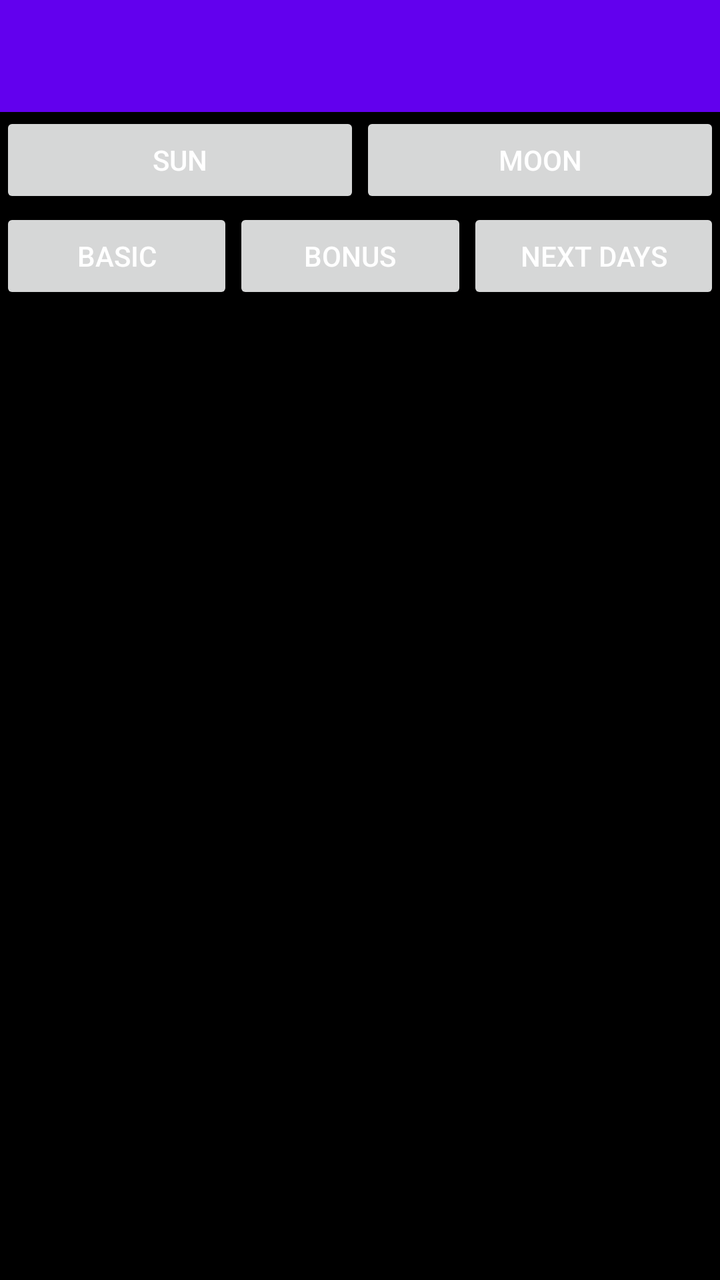
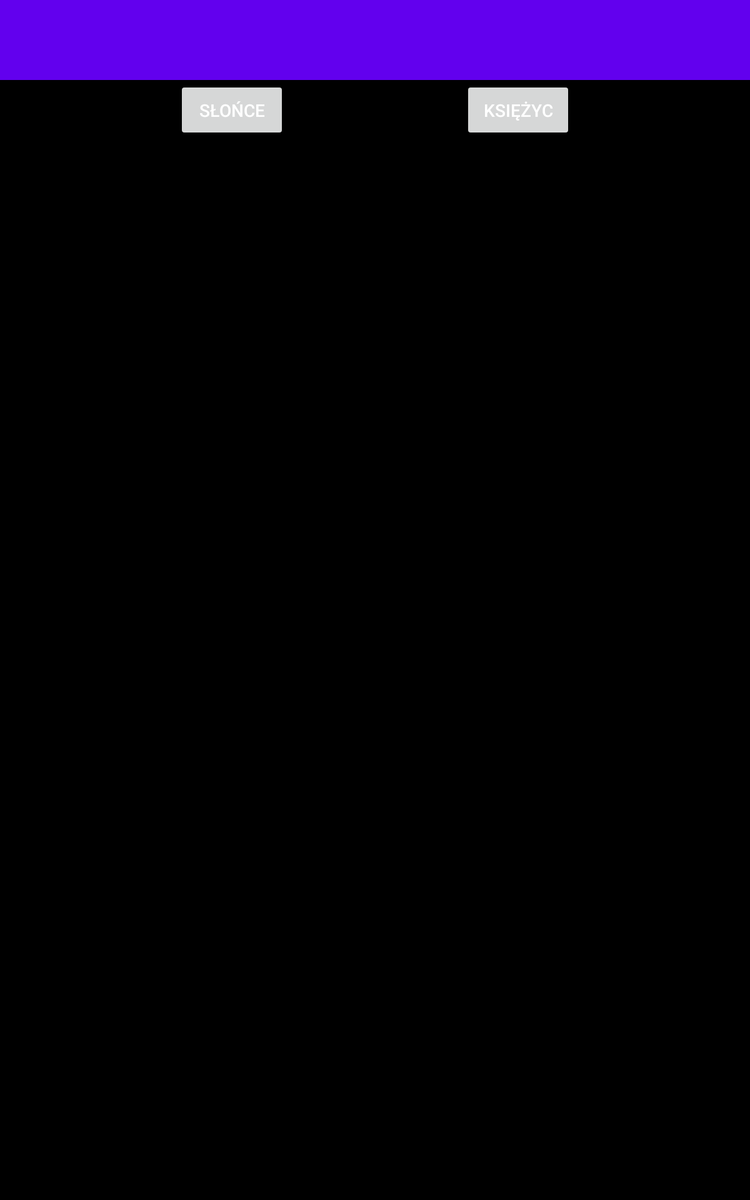

An Android layout and its configuration variant, each rendered on a device that would load it. The default file and the variant file are quoted in full after the pictures.
<!-- AndroidManifest.xml: activity theme Theme.Pogodynka_vol_420.NoActionBar -->
<!-- res/layout/activity_main.xml -->
<?xml version="1.0" encoding="utf-8"?>
<androidx.constraintlayout.widget.ConstraintLayout xmlns:android="http://schemas.android.com/apk/res/android"
    xmlns:app="http://schemas.android.com/apk/res-auto"
    xmlns:tools="http://schemas.android.com/tools"
    android:layout_width="match_parent"
    android:layout_height="match_parent"
    android:background="@android:color/black"
    tools:context=".MainActivity">

    <com.google.android.material.appbar.AppBarLayout
        android:id="@+id/appBarLayout7"
        android:layout_width="match_parent"
        android:layout_height="wrap_content"
        android:theme="@style/Theme.Pogodynka_vol_420.AppBarOverlay"
        app:layout_constraintLeft_toLeftOf="parent"
        app:layout_constraintRight_toRightOf="parent"
        app:layout_constraintTop_toTopOf="parent">

        <androidx.appcompat.widget.Toolbar
            android:id="@+id/toolbar"
            android:layout_width="match_parent"
            android:layout_height="?attr/actionBarSize"
            android:background="?attr/colorPrimary"
            app:popupTheme="@style/Theme.Pogodynka_vol_420.PopupOverlay" />

    </com.google.android.material.appbar.AppBarLayout>

    <LinearLayout
        android:id="@+id/Pierwszy"
        android:layout_width="match_parent"
        android:layout_height="0dp"
        android:layout_weight="2"
        android:orientation="horizontal"
        app:layout_constraintTop_toBottomOf="@+id/appBarLayout7"
        tools:ignore="MissingConstraints">

        <Button
            android:id="@+id/Slonce"
            android:layout_width="wrap_content"
            android:layout_height="wrap_content"
            android:layout_weight="1"

            android:text="Sun"
            android:textColor="@color/white" />


        <Button
            android:id="@+id/Ksiezyc"
            android:layout_width="wrap_content"
            android:layout_height="wrap_content"
            android:layout_weight="1"
            android:text="Moon"
            android:textColor="@color/white" />


    </LinearLayout>


    <LinearLayout
        android:id="@+id/Drugi"
        android:layout_width="match_parent"
        android:layout_height="0dp"
        android:layout_weight="2"
        android:orientation="horizontal"
        app:layout_constraintTop_toBottomOf="@+id/Pierwszy"
        tools:ignore="MissingConstraints">


        <Button
            android:id="@+id/basic"
            android:layout_width="wrap_content"
            android:layout_height="wrap_content"
            android:layout_weight="1"
            android:text="Basic"
            android:textColor="@color/white" />

        <Button
            android:id="@+id/bonus"
            android:layout_width="wrap_content"
            android:layout_height="wrap_content"
            android:layout_weight="1"
            android:text="Bonus"
            android:textColor="@color/white" />

        <Button
            android:id="@+id/next"
            android:layout_width="wrap_content"
            android:layout_height="wrap_content"
            android:layout_weight="1"
            android:text="Next Days"
            android:textColor="@color/white" />


    </LinearLayout>


    <FrameLayout
        android:id="@+id/flFragment"
        android:layout_width="match_parent"
        android:layout_height="0dp"
        app:layout_constraintBottom_toBottomOf="parent"
        app:layout_constraintEnd_toEndOf="parent"
        app:layout_constraintHorizontal_bias="0.5"
        app:layout_constraintStart_toStartOf="parent"
        app:layout_constraintTop_toBottomOf="@+id/Drugi">


    </FrameLayout>

</androidx.constraintlayout.widget.ConstraintLayout>
<!-- resources referenced by this layout -->
<resources>
  <color name="white">#FFFFFFFF</color>
  <style name="Theme.Pogodynka_vol_420.AppBarOverlay" parent="ThemeOverlay.AppCompat.Dark.ActionBar" />
  <style name="Theme.Pogodynka_vol_420.PopupOverlay" parent="ThemeOverlay.AppCompat.Light" />
  <style name="Theme.Pogodynka_vol_420.NoActionBar">
          <item name="windowActionBar">false</item>
          <item name="windowNoTitle">true</item>
      </style>
</resources>
<!-- res/layout-sw600dp/activity_main.xml (the author's variant of the layout above) -->
<!-- drawn on a 7-inch tablet held upright -->
<?xml version="1.0" encoding="utf-8"?>
<androidx.constraintlayout.widget.ConstraintLayout xmlns:android="http://schemas.android.com/apk/res/android"
    xmlns:app="http://schemas.android.com/apk/res-auto"
    xmlns:tools="http://schemas.android.com/tools"
    android:background="@android:color/black"
    android:layout_width="match_parent"
    android:layout_height="match_parent"
    tools:context=".MainActivity">

    <com.google.android.material.appbar.AppBarLayout
        android:id="@+id/appBarLayout7"
        android:layout_width="match_parent"
        android:layout_height="wrap_content"
        android:theme="@style/Theme.Pogodynka_vol_420.AppBarOverlay"
        app:layout_constraintLeft_toLeftOf="parent"
        app:layout_constraintRight_toRightOf="parent"
        app:layout_constraintTop_toTopOf="parent">

        <androidx.appcompat.widget.Toolbar
            android:id="@+id/toolbar"
            android:layout_width="match_parent"
            android:layout_height="?attr/actionBarSize"
            android:background="?attr/colorPrimary"
            app:popupTheme="@style/Theme.Pogodynka_vol_420.PopupOverlay" />

    </com.google.android.material.appbar.AppBarLayout>


    <Button
        android:id="@+id/Ksiezyc"
        android:layout_width="wrap_content"
        android:layout_height="wrap_content"

        android:text="Księżyc"
        android:textColor="@color/white"
        app:layout_constraintEnd_toEndOf="parent"
        app:layout_constraintHorizontal_bias="0.5"
        app:layout_constraintStart_toEndOf="@+id/Slonce"
        app:layout_constraintTop_toBottomOf="@+id/appBarLayout7" />


    <Button
        android:id="@+id/Slonce"
        android:layout_width="wrap_content"
        android:layout_height="wrap_content"


        android:text="Słońce"
        android:textColor="@color/white"
        app:layout_constraintEnd_toStartOf="@+id/Ksiezyc"
        app:layout_constraintHorizontal_bias="0.5"
        app:layout_constraintStart_toStartOf="parent"
        app:layout_constraintTop_toBottomOf="@+id/appBarLayout7" />

    <FrameLayout
        android:id="@+id/flFragment"
        android:layout_width="match_parent"
        android:layout_height="0dp"
        app:layout_constraintBottom_toBottomOf="parent"
        app:layout_constraintEnd_toEndOf="parent"
        app:layout_constraintHorizontal_bias="0.5"
        app:layout_constraintStart_toStartOf="parent"
        app:layout_constraintTop_toBottomOf="@+id/Slonce">


    </FrameLayout>

</androidx.constraintlayout.widget.ConstraintLayout>
